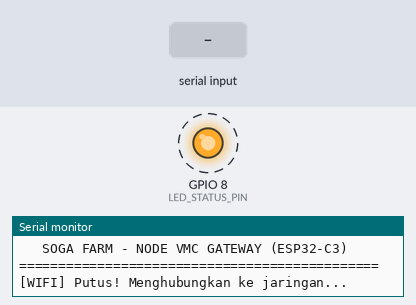
The program below on a simulated ESP32-C3. On the bench: output pins drawn as LEDs (lit = HIGH), the last lines printed to the serial monitor. Dashed ring = blinking. The inputs (shaded band) are chosen by the test bench. WiFi joins after 1.5 s; servers stay silent unless stated; no MQTT or app messages arrive unless stated.

Above: at 2.33 s.
2.8 s: "$VMC,\n" received over the second serial link
At 4.8 s:
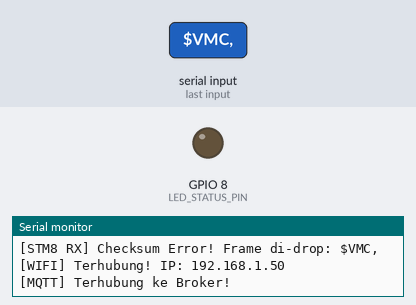
At 5.8 s:
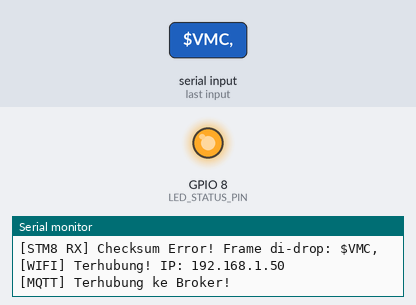
Timing chart, 0 to 11.5 s (numbered marks = the images above; inputs shaded):
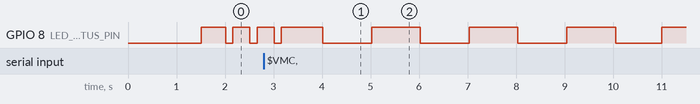

The program:

main.cpp
```cpp
#include <Arduino.h>
#include "config.h"
#include "stm8_parser.h"
#include "net_mqtt.h"

static void TaskNetwork(void *pvParameters) {
    (void)pvParameters;
    for (;;) {
        NetMqtt_Step();
        vTaskDelay(pdMS_TO_TICKS(50));
    }
}

static void TaskVmcBridge(void *pvParameters) {
    (void)pvParameters;
    VmcTelemetry_t vmcData = {0};
    char jsonPayload[MQTT_BUFFER_SIZE];

    for (;;) {
        if (STM8Parser_Poll(&vmcData)) {
            STM8Parser_BuildJSON(&vmcData, jsonPayload, sizeof(jsonPayload));
            Serial.printf("[VMC RX] %s\n", jsonPayload);

            if (NetMqtt_PublishVMC(jsonPayload)) {
                Serial.println("[MQTT PUB] Telemetri 5 VMC terkirim!");
            } else {
                Serial.println("[MQTT PUB] Tertunda (Broker belum terhubung)");
            }
        }
        vTaskDelay(pdMS_TO_TICKS(20));
    }
}

void setup() {
    delay(1500);
    Serial.begin(115200);

    Serial.println("\n==============================================");
    Serial.println("   SOGA FARM - NODE VMC GATEWAY (ESP32-C3)    ");
    Serial.println("==============================================");

    STM8Parser_Init();
    NetMqtt_Init();

    xTaskCreatePinnedToCore(TaskNetwork,   "Net_Task", 4096, NULL, 2, NULL, 0);
    xTaskCreatePinnedToCore(TaskVmcBridge, "VMC_Task", 4096, NULL, 2, NULL, 0);
}

void loop() {
    vTaskDelete(NULL);
}
```

net_mqtt.h
```cpp
#ifndef NET_MQTT_H
#define NET_MQTT_H

#include <Arduino.h>

void NetMqtt_Init(void);
void NetMqtt_Step(void);
bool NetMqtt_PublishVMC(const char *jsonPayload);

#endif /* NET_MQTT_H */
```

stm8_parser.h
```cpp
#ifndef STM8_PARSER_H
#define STM8_PARSER_H

#include <Arduino.h>

typedef struct {
    float    moisture_pct[5]; // Nilai 0.0% .. 100.0% untuk VMC1..VMC5
    float    moisture_avg;    // Rata-rata 5 sensor VMC (%)
    uint16_t raw_adc[5];      // Nilai ADC 10-bit mentah (0..1023)
    uint32_t valid_frames;
    uint32_t crc_errors;
} VmcTelemetry_t;

void STM8Parser_Init(void);
bool STM8Parser_Poll(VmcTelemetry_t *outData);
void STM8Parser_BuildJSON(const VmcTelemetry_t *data, char *outJson, size_t maxLen);

#endif /* STM8_PARSER_H */
```

net_mqtt.cpp
```cpp
#include "net_mqtt.h"
#include "config.h"
#include <WiFi.h>
#include <PubSubClient.h>
#include <freertos/FreeRTOS.h>
#include <freertos/semphr.h>

static WiFiClient        s_espClient;
static PubSubClient      s_mqtt(s_espClient);
static SemaphoreHandle_t s_mqttMutex = NULL;
static int               s_failCount = 0;

void NetMqtt_Init(void) {
    s_mqttMutex = xSemaphoreCreateMutex();

    pinMode(LED_STATUS_PIN, OUTPUT);
    digitalWrite(LED_STATUS_PIN, HIGH);

    WiFi.mode(WIFI_STA);
    WiFi.setTxPower(WIFI_POWER_8_5dBm);
    WiFi.setAutoReconnect(true);

    s_mqtt.setServer(MQTT_SERVER, MQTT_PORT);
    s_mqtt.setBufferSize(MQTT_BUFFER_SIZE);
    s_mqtt.setKeepAlive(MQTT_KEEPALIVE_SEC);
}

void NetMqtt_Step(void) {
    if (WiFi.status() != WL_CONNECTED) {
        Serial.println("\n[WIFI] Putus! Menghubungkan ke jaringan...");
        WiFi.disconnect(true);
        vTaskDelay(pdMS_TO_TICKS(500));
        WiFi.begin(WIFI_SSID, WIFI_PASS);

        int retry = 0;
        while (WiFi.status() != WL_CONNECTED && retry < 15) {
            digitalWrite(LED_STATUS_PIN, LOW);
            vTaskDelay(pdMS_TO_TICKS(150));
            digitalWrite(LED_STATUS_PIN, HIGH);
            vTaskDelay(pdMS_TO_TICKS(350));
            retry++;
        }
        if (WiFi.status() == WL_CONNECTED) {
            Serial.print("[WIFI] Terhubung! IP: ");
            Serial.println(WiFi.localIP());
            s_failCount = 0;
        }
        return;
    }

    if (xSemaphoreTake(s_mqttMutex, pdMS_TO_TICKS(100)) == pdTRUE) {
        if (!s_mqtt.connected()) {
            if (s_mqtt.connect(NODE_ID)) {
                Serial.println("[MQTT] Terhubung ke Broker!");
                s_failCount = 0;
            } else {
                s_failCount++;
                if (s_failCount >= 3) {
                    WiFi.disconnect();
                    s_failCount = 0;
                }
            }
        } else {
            s_mqtt.loop();
            digitalWrite(LED_STATUS_PIN, ((millis() / 1000) % 2 == 0) ? LOW : HIGH);
        }
        xSemaphoreGive(s_mqttMutex);
    }
}

bool NetMqtt_PublishVMC(const char *jsonPayload) {
    if (WiFi.status() != WL_CONNECTED || !s_mqtt.connected()) {
        return false;
    }

    bool ok = false;
    if (xSemaphoreTake(s_mqttMutex, pdMS_TO_TICKS(100)) == pdTRUE) {
        ok = s_mqtt.publish(TOPIC_PUB_VMC_TELEMETRY, jsonPayload);
        xSemaphoreGive(s_mqttMutex);
    }
    return ok;
}
```

stm8_parser.cpp
```cpp
#include "stm8_parser.h"
#include "config.h"

static HardwareSerial SerialSTM8(1);
static char   s_lineBuf[160];
static size_t s_lineIdx = 0;
static uint32_t s_validCount = 0;
static uint32_t s_errorCount = 0;

void STM8Parser_Init(void) {
    SerialSTM8.setRxBufferSize(256);
    SerialSTM8.begin(STM8_UART_BAUD, SERIAL_8N1, STM8_UART_RX_PIN, STM8_UART_TX_PIN);
}

/* Memverifikasi XOR Checksum pada frame: $VMC,v1,v2,v3,v4,v5,r1,r2,r3,r4,r5*CS */
static bool VerifyFrameChecksum(const char *line) {
    if (line[0] != '$') return false;

    const char *star = strchr(line, '*');
    if (star == NULL || strlen(star) < 3) return false;

    uint8_t calcXor = 0;
    for (const char *p = line + 1; p < star; p++) {
        calcXor ^= (uint8_t)(*p);
    }

    uint8_t recvXor = (uint8_t)strtol(star + 1, NULL, 16);
    return (calcXor == recvXor);
}

bool STM8Parser_Poll(VmcTelemetry_t *outData) {
    while (SerialSTM8.available()) {
        char c = (char)SerialSTM8.read();
        if (c == '\r') continue;

        if (c == '\n') {
            s_lineBuf[s_lineIdx] = '\0';
            s_lineIdx = 0;

            if (strncmp(s_lineBuf, "$VMC,", 5) != 0) {
                continue;
            }

            if (!VerifyFrameChecksum(s_lineBuf)) {
                s_errorCount++;
                Serial.printf("[STM8 RX] Checksum Error! Frame di-drop: %s\n", s_lineBuf);
                continue;
            }

            unsigned int v[5] = {0};
            unsigned int r[5] = {0};
            int parsed = sscanf(s_lineBuf, "$VMC,%u,%u,%u,%u,%u,%u,%u,%u,%u,%u*",
                                &v[0], &v[1], &v[2], &v[3], &v[4],
                                &r[0], &r[1], &r[2], &r[3], &r[4]);

            if (parsed == 10) {
                float sum = 0.0f;
                for (int i = 0; i < 5; i++) {
                    outData->moisture_pct[i] = (float)v[i] / 10.0f;
                    outData->raw_adc[i]      = (uint16_t)r[i];
                    sum += outData->moisture_pct[i];
                }
                outData->moisture_avg = sum / 5.0f;
                outData->valid_frames = ++s_validCount;
                outData->crc_errors   = s_errorCount;
                return true;
            }
        } else {
            if (s_lineIdx < (sizeof(s_lineBuf) - 1)) {
                s_lineBuf[s_lineIdx++] = c;
            } else {
                s_lineIdx = 0;
            }
        }
    }
    return false;
}

void STM8Parser_BuildJSON(const VmcTelemetry_t *data, char *outJson, size_t maxLen) {
    /*
     * Kunci "soil_moisture":[v1,v2,v3,v4,v5] sengaja disamakan persis dengan
     * parser di STM32F401 Node Kontrol (app_rtos.c).
     */
    snprintf(outJson, maxLen,
             "{\"type\":\"telemetry\",\"node\":\"%s\","
             "\"soil_moisture\":[%.1f,%.1f,%.1f,%.1f,%.1f],"
             "\"vmc_avg\":%.1f,"
             "\"raw_adc\":[%u,%u,%u,%u,%u],"
             "\"seq\":%lu,\"crc_err\":%lu}",
             NODE_ID,
             data->moisture_pct[0], data->moisture_pct[1],
             data->moisture_pct[2], data->moisture_pct[3], data->moisture_pct[4],
             data->moisture_avg,
             data->raw_adc[0], data->raw_adc[1],
             data->raw_adc[2], data->raw_adc[3], data->raw_adc[4],
             (unsigned long)data->valid_frames,
             (unsigned long)data->crc_errors);
}
```

config.h
```cpp
#ifndef CONFIG_H
#define CONFIG_H

#include <Arduino.h>

/* ================= 1. KONFIGURASI WIFI & BROKER MQTT ================ */
#define NODE_ID                 "Soga_VMC_Node"
#define WIFI_SSID               "tempe kanget"
#define WIFI_PASS               "12345678"

#define MQTT_SERVER             "10.161.28.83"
#define MQTT_PORT               1883
#define MQTT_BUFFER_SIZE        512
#define MQTT_KEEPALIVE_SEC      30

/*
 * Topik Publish Telemetri VMC:
 * Menggunakan "gh/GH-001/node/1/telemetry" agar otomatis diterima oleh
 * Dashboard sekaligus diteruskan oleh ESP32-C3 Node Kontrol ke STM32F401.
 */
#define TOPIC_PUB_VMC_TELEMETRY "gh/GH-001/node/1/telemetry"

/* ================= 2. KONFIGURASI PIN HARDWARE ====================== */
#define LED_STATUS_PIN          8    // LED bawaan ESP32-C3 (Active LOW)
#define STM8_UART_RX_PIN        9    // Terhubung ke PC6 STM8 (Soft-UART TX)
#define STM8_UART_TX_PIN        10   // Terhubung ke PC7 STM8 (Soft-UART RX)
#define STM8_UART_BAUD          9600 // Sesuai bit-timing TIM4 STM8

#endif /* CONFIG_H */
```
